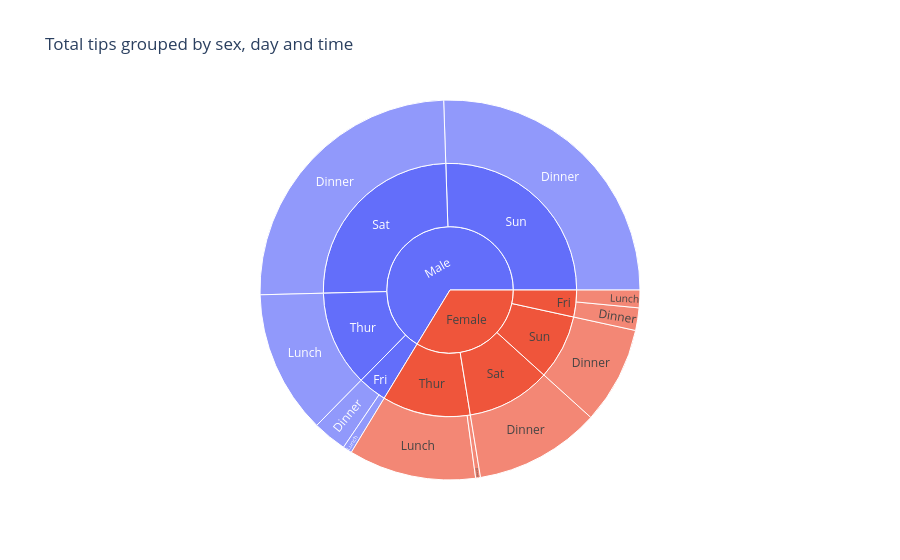

Notebook cell for this chart:
### Markdown cell above
Exercise 13 - Visualise restraunt tips by gender and day

This program uses the tips dataset from the seabron library and creats a sunburst chart using plotly.express

### Code cell
#import libraries
import seaborn as sns
import pandas as pd
import plotly.express as px

# load the tips dataset from seaborn
tips = sns.load_dataset("tips")

#display the first few rows of the dataset
print(tips.head())

#group the dta by sex, day and time then calculate the total tips
tips_grouped = tips.groupby(["sex","day","time"])["tip"].sum().reset_index()

#print the grouped data
print(tips_grouped)

#create the sunburst chart
fig = px.sunburst(
    tips_grouped,
    path=["sex","day","time"],
    values="tip",
    title="Total tips grouped by sex, day and time"
)

#show the chart
fig.show()

### Figure 1 — Plotly figure (JSON) as saved in the notebook; plotly's stock layout.template omitted (floating-point values rounded to 4 significant figures)
{"data": [{"branchvalues": "total", "domain": {"x": [0, 1], "y": [0, 1]}, "hovertemplate": "labels=%{label}<br>tip=%{value}<br>parent=%{parent}<br>id=%{id}<extra></extra>", "ids": ["Male/Thur/Lunch", "Male/Fri/Lunch", "Male/Fri/Dinner", "Male/Sat/Dinner", "Male/Sun/Dinner", "Female/Thur/Lunch", "Female/Thur/Dinner", "Female/Fri/Lunch", "Female/Fri/Dinner", "Female/Sat/Dinner", "Female/Sun/Dinner", "Male/Thur", "Male/Fri", "Male/Sat", "Male/Sun", "Female/Thur", "Female/Fri", "Female/Sat", "Female/Sun", "Male", "Female"], "labels": ["Lunch", "Lunch", "Dinner", "Dinner", "Dinner", "Lunch", "Dinner", "Lunch", "Dinner", "Dinner", "Dinner", "Thur", "Fri", "Sat", "Sun", "Thur", "Fri", "Sat", "Sun", "Male", "Female"], "name": "", "parents": ["Male/Thur", "Male/Fri", "Male/Fri", "Male/Sat", "Male/Sun", "Female/Thur", "Female/Thur", "Female/Fri", "Female/Fri", "Female/Sat", "Female/Sun", "Male", "Male", "Male", "Male", "Female", "Female", "Female", "Female", "", ""], "type": "sunburst", "values": [89.41, 5.7, 21.23, 181.9, 186.8, 79.42, 3.0, 10.98, 14.05, 78.45, 60.61, 89.41, 26.93, 181.9, 186.8, 82.42, 25.03, 78.45, 60.61, 485.1, 246.5]}], "layout": {"legend": {"tracegroupgap": 0}, "title": {"text": "Total tips grouped by sex, day and time"}}}
